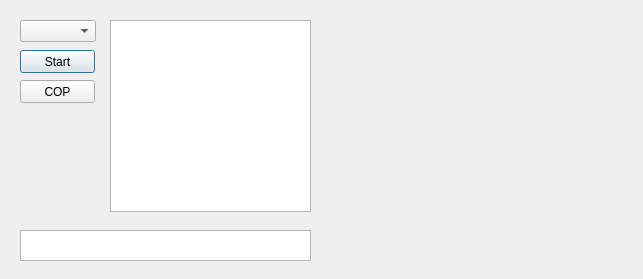
<?xml version="1.0" encoding="UTF-8"?>
<ui version="4.0">
 <class>Dialog</class>
 <widget class="QDialog" name="Dialog">
  <property name="geometry">
   <rect>
    <x>0</x>
    <y>0</y>
    <width>643</width>
    <height>279</height>
   </rect>
  </property>
  <property name="windowTitle">
   <string>Dialog</string>
  </property>
  <widget class="QComboBox" name="comboBoxPort">
   <property name="geometry">
    <rect>
     <x>20</x>
     <y>20</y>
     <width>76</width>
     <height>22</height>
    </rect>
   </property>
  </widget>
  <widget class="QTextBrowser" name="textBrowser">
   <property name="geometry">
    <rect>
     <x>110</x>
     <y>20</y>
     <width>201</width>
     <height>192</height>
    </rect>
   </property>
  </widget>
  <widget class="QTextBrowser" name="textBrowser_2">
   <property name="geometry">
    <rect>
     <x>20</x>
     <y>230</y>
     <width>291</width>
     <height>31</height>
    </rect>
   </property>
  </widget>
  <widget class="QPushButton" name="pushButton">
   <property name="geometry">
    <rect>
     <x>20</x>
     <y>50</y>
     <width>75</width>
     <height>23</height>
    </rect>
   </property>
   <property name="text">
    <string>Start</string>
   </property>
  </widget>
  <widget class="QPushButton" name="pushButton_2">
   <property name="geometry">
    <rect>
     <x>20</x>
     <y>80</y>
     <width>75</width>
     <height>23</height>
    </rect>
   </property>
   <property name="text">
    <string>COP</string>
   </property>
  </widget>
 </widget>
 <resources/>
 <connections>
  <connection>
   <sender>pushButton</sender>
   <signal>clicked()</signal>
   <receiver>Dialog</receiver>
   <slot>firstClicked()</slot>
   <hints>
    <hint type="sourcelabel">
     <x>77</x>
     <y>66</y>
    </hint>
    <hint type="destinationlabel">
     <x>46</x>
     <y>174</y>
    </hint>
   </hints>
  </connection>
 </connections>
 <slots>
  <slot>firstClicked()</slot>
 </slots>
</ui>
